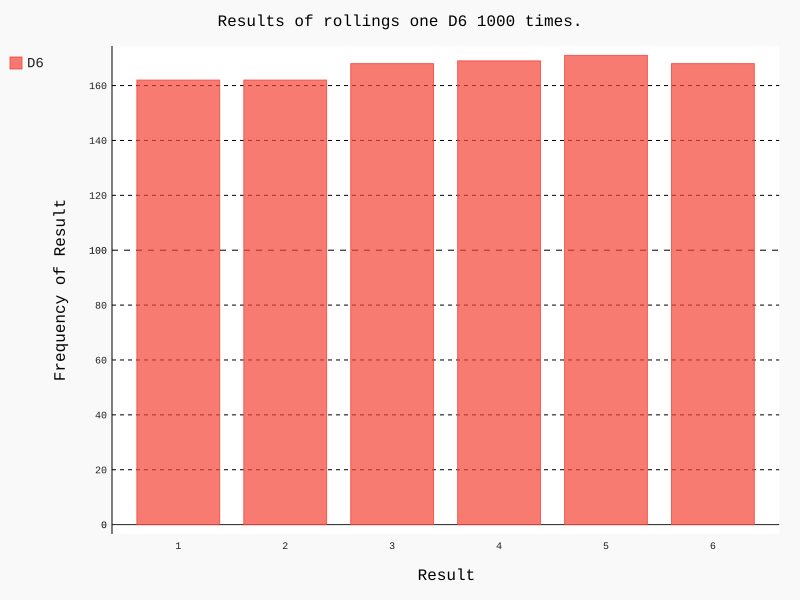

Reproduce this figure in Python.
import pygal
from die import Die


# Cria um D6
die = Die()
# Faz alguns lançamentos e armazena os resultados em uma lista
results = []
for roll_num in range(1000):
    result = die.roll()
    results.append(result)
    frequencies = []
for value in range(1, die.num_sides+1):
    frequency = results.count(value)
    frequencies.append(frequency)

# Visualiza os resultados
hist = pygal.Bar()
hist.title = 'Results of rollings one D6 1000 times.'
hist.x_labels = []
for num_guess in  range(1, die.num_sides+1):
    hist.x_labels.append(str(num_guess))
hist.x_title = 'Result'
hist.y_title = 'Frequency of Result'
hist.add('D6', frequencies)
hist.render_to_file('die_visual.svg')
